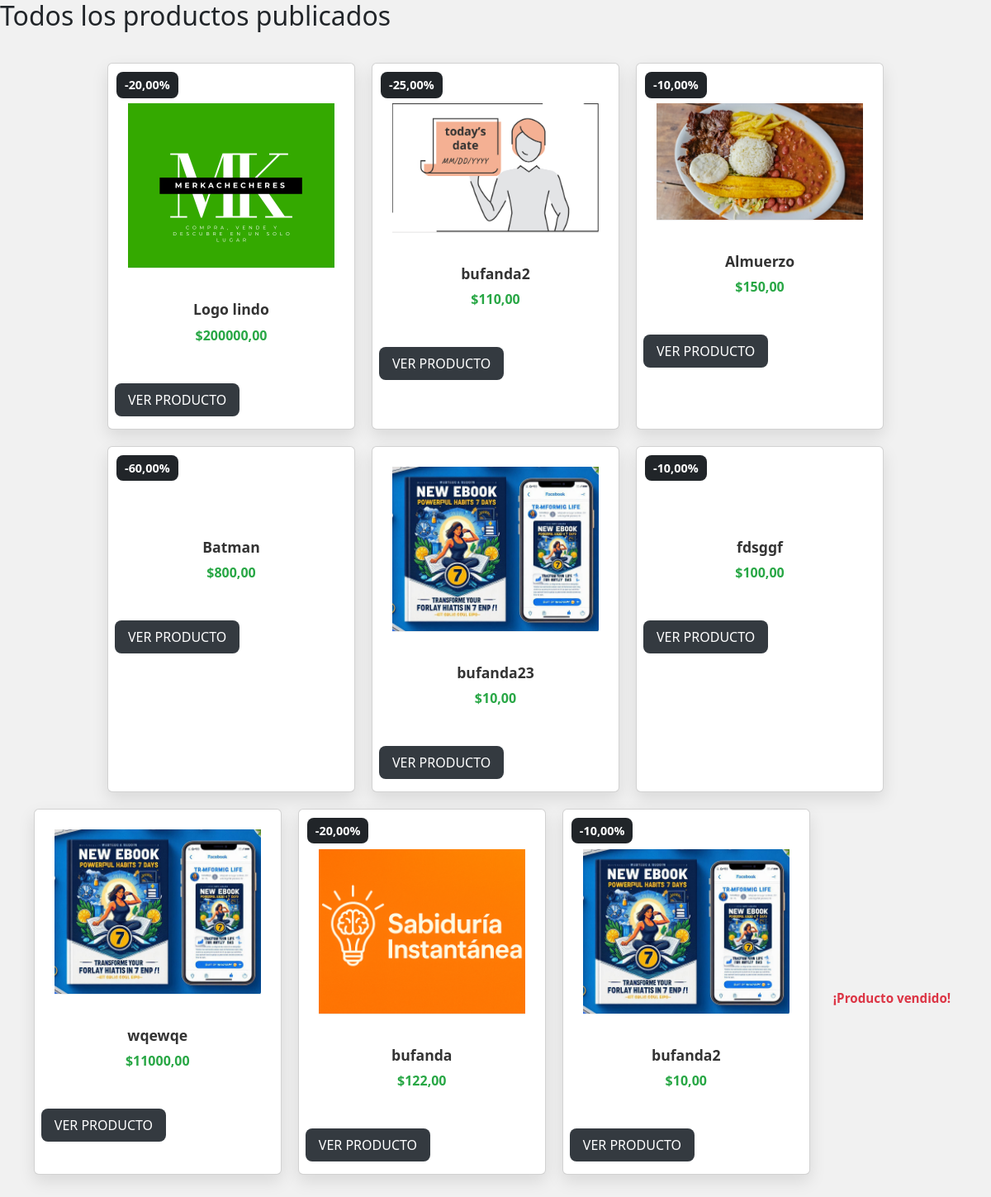
Page /todos-los-productos/ on the earlier database version.
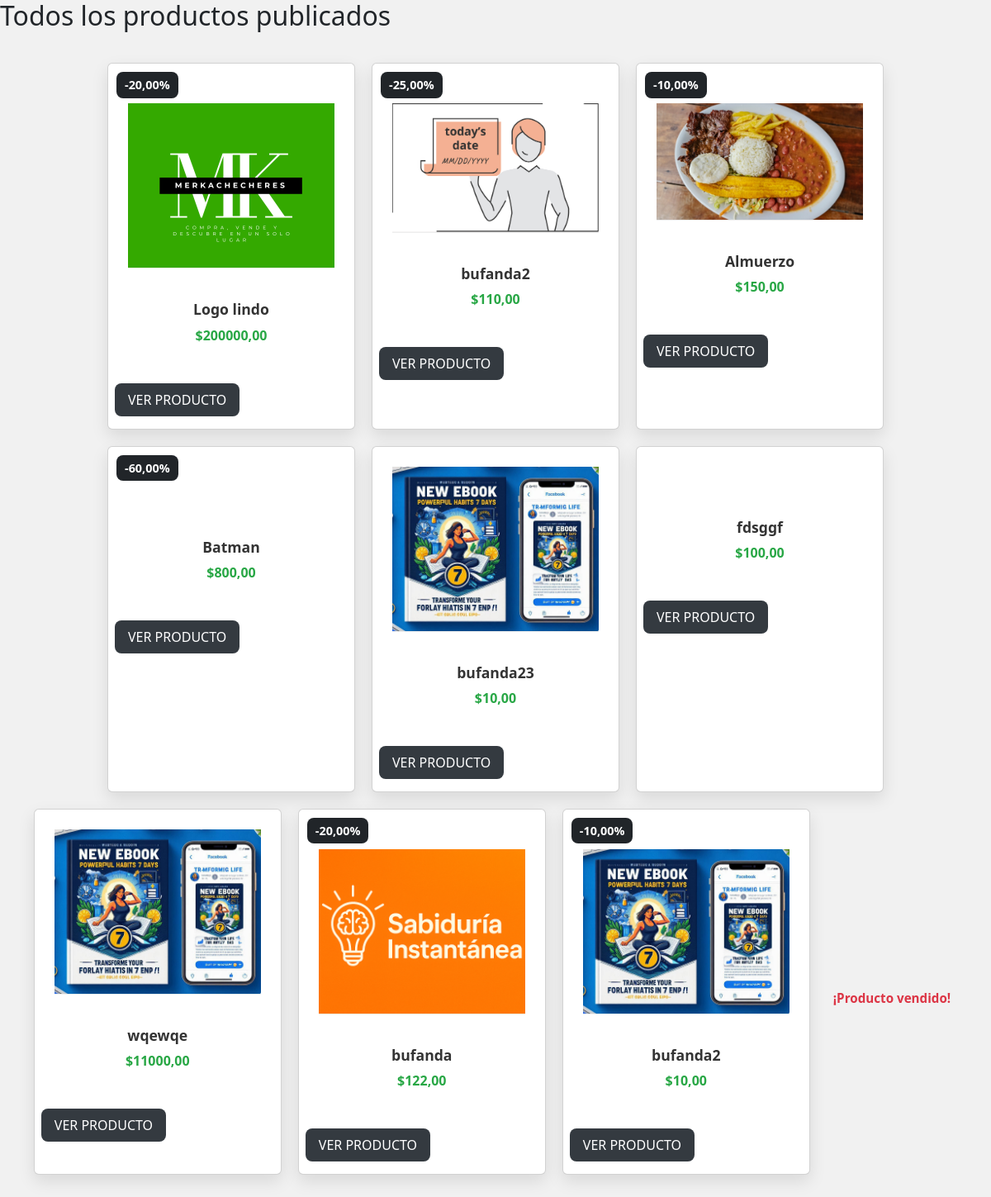
Same page on the later database version.
### merkachecheres/models.py (models this page shows, shortened)
class Producto(models.Model):
    titulo = models.CharField(max_length=255)
    precio = models.DecimalField(max_digits=10, decimal_places=2, default=0.0)
    descuento = models.DecimalField(max_digits=5, decimal_places=2, null=True, blank=True)
    dimensiones = models.CharField(max_length=100, null=True, blank=True)
    stock = models.IntegerField()
    marca = models.CharField(max_length=100, null=True, blank=True)
    vendedor = models.ForeignKey(
        Usuario,
        on_delete=models.CASCADE,
        related_name='productos',
        null=True,  # Permitir valores nulos temporalmente
        blank=True  # Permitir que el formulario no requiera este campo
    )
    categoria = models.ForeignKey(Categoria, on_delete=models.SET_NULL, null=True, blank=True)
    descripcion = models.TextField()
    fecha_publicacion = models.DateTimeField(auto_now_add=True)

class ImagenProducto(models.Model):
    producto = models.ForeignKey(Producto, on_delete=models.CASCADE, related_name='imagenes')
    imagen = models.ImageField(upload_to='productos/imagenes', validators=[validar_extension_imagen])

### merkachecheres/views.py (the view)
# urls.py: path('todos-los-productos/', views.todos_los_productos, name='todos_los_productos'),
def todos_los_productos(request):
    productos = Producto.objects.all().order_by('-fecha_publicacion')
    carrito = request.session.get('carrito', {})
    usuario = None
    if request.session.get('validar'):
        usuario_id = request.session['validar']['id']
        usuario = Usuario.objects.get(id=usuario_id)
    return render(request, 'todos_los_productos.html', {
        'productos': productos,
        'carrito': carrito,
        'usuario': usuario,
    })

### merkachecheres/templates/todos_los_productos.html
{% extends "base.html" %}
{% block content %}
<h2>Todos los productos publicados</h2>
<div class="wrapper flex-wrap" style="display: flex; justify-content: center; gap: 20px; flex-wrap: wrap;">
    {% for producto in productos %}
        <div class="card">
            {% if producto.descuento %}
            <br>
                <span class="off bg-dark">-{{ producto.descuento }}%</span>
            {% endif %}
            <div class="text-center p-4">
                <a href="{% url 'producto' producto.id %}">
                    <img src="{{ producto.imagenes.first.imagen.url }}" width="300" class="main-image">
                </a>
            </div>
            <div class="about text-center">
                <h6>{{ producto.titulo }}</h6>
                <span>${{ producto.precio }}</span>
            </div>
            <div class="cart-button mt-3 px-2 d-flex justify-content-between align-items-center">
                <button class="btn btn-dark text-uppercase"
                    onclick="window.location.href='{% url 'producto' producto.id %}'">
                    Ver producto
                </button>
            </div>
        </div>
    {% empty %}
        <p>No hay productos publicados.</p>
    {% endfor %}
    <div class="cart-button mt-3 px-2 d-flex justify-content-between align-items-center">
    {% if producto.stock > 0 %}
        <button class="btn btn-dark text-uppercase" id="verProducto"
            onclick="window.location.href='{% url 'producto' producto.id %}'">
            Ver producto
        </button>
        <div class="add">
            <form method="POST" action="{% url 'agregar_al_carrito' producto.id %}" class="add-to-cart-form">
                {% csrf_token %}
                <input type="hidden" name="cantidad" value="1">
                <button type="submit" class="product_fav" id="botonAñadirCarrito">
                    <i class="fa fa-opencart"></i>
                </button>
            </form>
        </div>
    {% else %}
        <span class="text-danger fw-bold">¡Producto vendido!</span>
    {% endif %}
</div>
</div>
{% endblock %}

### merkachecheres/templates/base.html (shortened to what this page needs)
{% load static %}
<!DOCTYPE html>
<html lang="es">
<head>
    <link rel="stylesheet" href="{% static 'css/todoslosproductos.css' %}">
    <link href="https://cdn.jsdelivr.net/npm/bootstrap@5.3.0/dist/css/bootstrap.min.css" rel="stylesheet">
</head>
<body>
    {% block content %}{% endblock %}
</body>
</html>

### merkachecheres/static/css/todoslosproductos.css (style rules this page uses)
body { font-family: 'Arial', sans-serif; background-color: #f1f1f1 !important; margin: 0; padding: 0; }
.wrapper { display: flex; flex-wrap: wrap; justify-content: center; gap: 30px; padding: 30px; }
.card { background: #ffffff; border-radius: 16px; box-shadow: 0 8px 20px rgba(0, 0, 0, 0.1); overflow: hidden; transition: transform 0.3s ease, box-shadow 0.3s ease; width: 300px; position: relative; }
.off { position: absolute; top: 10px; left: 10px; background: #ff4d4f; color: white; padding: 5px 10px; border-radius: 8px; font-weight: bold; font-size: 0.9rem; }
.main-image { width: 100%; max-height: 200px; object-fit: cover; border-bottom: 1px solid #eee; transition: transform 0.3s ease; }
.about { padding: 15px; }
.about h6 { font-size: 1.1rem; font-weight: 600; color: #333; margin-bottom: 8px; }
.about span { font-size: 1rem; color: #28a745; font-weight: bold; }
.cart-button { padding: 15px; display: flex; justify-content: space-between; align-items: center; }
.cart-button .btn { background-color: #343a40; color: white; border: none; padding: 8px 16px; border-radius: 8px; transition: background-color 0.3s ease; }
.text-danger { margin-left: auto; font-size: 0.95rem; }

Differences in the rows shown:
changed Producto "fdsggf": descuento "10,00" → (not shown)
